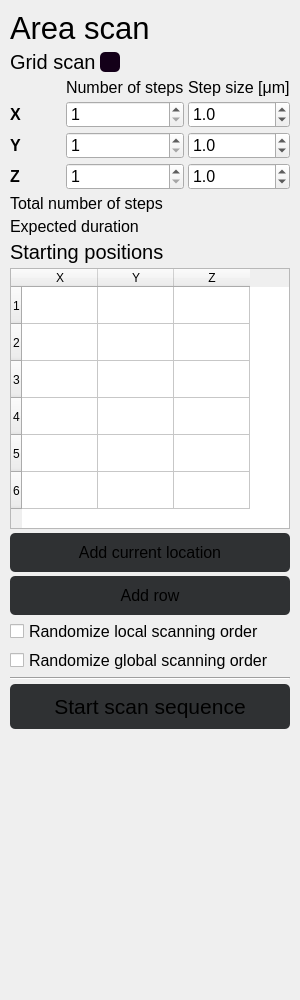
<?xml version="1.0" encoding="UTF-8"?>
<ui version="4.0">
 <class>mainWindow</class>
 <widget class="QWidget" name="mainWindow">
  <property name="geometry">
   <rect>
    <x>0</x>
    <y>0</y>
    <width>300</width>
    <height>1000</height>
   </rect>
  </property>
  <property name="sizePolicy">
   <sizepolicy hsizetype="Expanding" vsizetype="Expanding">
    <horstretch>0</horstretch>
    <verstretch>0</verstretch>
   </sizepolicy>
  </property>
  <property name="minimumSize">
   <size>
    <width>0</width>
    <height>600</height>
   </size>
  </property>
  <property name="windowTitle">
   <string>Form</string>
  </property>
  <property name="styleSheet">
   <string notr="true">#MainWindow{
	/*background-color:  #140019;*/
}
/*background-color: rgb(43, 43, 43);*/

#mainFrame{
	/*background-color: #140019;*/
	border-radius: 10px;
}
QPushButton{
	/*border: 1px solid rgb(89, 89, 89); */
	background-color: #2F3133;
	padding: 10px;
	/*background-color: #040f13;*/
	/*background-color: #2b192f;*/
	border-radius: 5px;
}

QSpinBox{
	/*background-color: #333333;*/
}
QComboBox{
	/*background-color: #333333;*/
}

QLineEdit{
	/*background-color: #2b192f;*/
}

Line{
	/*color: rgb(255, 255, 255);*/
	/*border-color: rgb(20, 12, 255);*/
	/*color: rgb(44, 255, 21);*/
}</string>
  </property>
  <widget class="QFrame" name="mainFrame">
   <property name="geometry">
    <rect>
     <x>0</x>
     <y>0</y>
     <width>300</width>
     <height>1000</height>
    </rect>
   </property>
   <property name="sizePolicy">
    <sizepolicy hsizetype="Preferred" vsizetype="Preferred">
     <horstretch>0</horstretch>
     <verstretch>0</verstretch>
    </sizepolicy>
   </property>
   <property name="minimumSize">
    <size>
     <width>0</width>
     <height>600</height>
    </size>
   </property>
   <property name="frameShape">
    <enum>QFrame::StyledPanel</enum>
   </property>
   <property name="frameShadow">
    <enum>QFrame::Raised</enum>
   </property>
   <layout class="QVBoxLayout" name="verticalLayout">
    <property name="spacing">
     <number>4</number>
    </property>
    <property name="leftMargin">
     <number>10</number>
    </property>
    <property name="topMargin">
     <number>10</number>
    </property>
    <property name="rightMargin">
     <number>10</number>
    </property>
    <property name="bottomMargin">
     <number>10</number>
    </property>
    <item>
     <widget class="QLabel" name="mainTitle">
      <property name="font">
       <font>
        <pointsize>23</pointsize>
       </font>
      </property>
      <property name="text">
       <string>Area scan</string>
      </property>
     </widget>
    </item>
    <item>
     <layout class="QGridLayout" name="gridScanTitleGrid">
      <item row="0" column="1">
       <widget class="QPushButton" name="gridScanHelpBtn">
        <property name="maximumSize">
         <size>
          <width>20</width>
          <height>20</height>
         </size>
        </property>
        <property name="styleSheet">
         <string notr="true">background-color:  #140019;</string>
        </property>
        <property name="text">
         <string/>
        </property>
        <property name="icon">
         <iconset>
          <normaloff>../feather/help-circle.svg</normaloff>../feather/help-circle.svg</iconset>
        </property>
       </widget>
      </item>
      <item row="0" column="2">
       <spacer name="horizontalSpacer">
        <property name="orientation">
         <enum>Qt::Horizontal</enum>
        </property>
        <property name="sizeHint" stdset="0">
         <size>
          <width>40</width>
          <height>20</height>
         </size>
        </property>
       </spacer>
      </item>
      <item row="0" column="0">
       <widget class="QLabel" name="gridScanTitle">
        <property name="font">
         <font>
          <pointsize>15</pointsize>
         </font>
        </property>
        <property name="text">
         <string>Grid scan</string>
        </property>
       </widget>
      </item>
     </layout>
    </item>
    <item>
     <layout class="QGridLayout" name="gridLayout">
      <item row="0" column="1">
       <widget class="QLabel" name="gridScanStepNumberLabel">
        <property name="font">
         <font>
          <pointsize>12</pointsize>
         </font>
        </property>
        <property name="text">
         <string>Number of steps</string>
        </property>
       </widget>
      </item>
      <item row="3" column="0">
       <widget class="QLabel" name="gridZLabel">
        <property name="font">
         <font>
          <pointsize>12</pointsize>
          <weight>75</weight>
          <bold>true</bold>
         </font>
        </property>
        <property name="text">
         <string>Z</string>
        </property>
       </widget>
      </item>
      <item row="1" column="0">
       <widget class="QLabel" name="gridXLabel">
        <property name="font">
         <font>
          <pointsize>12</pointsize>
          <weight>75</weight>
          <bold>true</bold>
         </font>
        </property>
        <property name="text">
         <string>X  </string>
        </property>
       </widget>
      </item>
      <item row="2" column="0">
       <widget class="QLabel" name="gridYLabel">
        <property name="font">
         <font>
          <pointsize>12</pointsize>
          <weight>75</weight>
          <bold>true</bold>
         </font>
        </property>
        <property name="text">
         <string>Y</string>
        </property>
       </widget>
      </item>
      <item row="0" column="2">
       <widget class="QLabel" name="gridScanStepSizeLabel">
        <property name="font">
         <font>
          <pointsize>12</pointsize>
         </font>
        </property>
        <property name="text">
         <string>Step size [μm]</string>
        </property>
       </widget>
      </item>
      <item row="1" column="1">
       <widget class="QSpinBox" name="gridXStepNumber">
        <property name="font">
         <font>
          <pointsize>12</pointsize>
         </font>
        </property>
        <property name="minimum">
         <number>1</number>
        </property>
        <property name="maximum">
         <number>999</number>
        </property>
        <property name="value">
         <number>1</number>
        </property>
       </widget>
      </item>
      <item row="2" column="1">
       <widget class="QSpinBox" name="gridYStepNumber">
        <property name="font">
         <font>
          <pointsize>12</pointsize>
         </font>
        </property>
        <property name="minimum">
         <number>1</number>
        </property>
        <property name="maximum">
         <number>999</number>
        </property>
        <property name="value">
         <number>1</number>
        </property>
       </widget>
      </item>
      <item row="3" column="1">
       <widget class="QSpinBox" name="gridZStepNumber">
        <property name="font">
         <font>
          <pointsize>12</pointsize>
         </font>
        </property>
        <property name="minimum">
         <number>1</number>
        </property>
        <property name="maximum">
         <number>999</number>
        </property>
        <property name="value">
         <number>1</number>
        </property>
       </widget>
      </item>
      <item row="1" column="2">
       <widget class="QDoubleSpinBox" name="gridXStepSize">
        <property name="font">
         <font>
          <pointsize>12</pointsize>
         </font>
        </property>
        <property name="decimals">
         <number>1</number>
        </property>
        <property name="maximum">
         <double>9999.000000000000000</double>
        </property>
        <property name="value">
         <double>1.000000000000000</double>
        </property>
       </widget>
      </item>
      <item row="2" column="2">
       <widget class="QDoubleSpinBox" name="gridYStepSize">
        <property name="font">
         <font>
          <pointsize>12</pointsize>
         </font>
        </property>
        <property name="decimals">
         <number>1</number>
        </property>
        <property name="maximum">
         <double>9999.000000000000000</double>
        </property>
        <property name="value">
         <double>1.000000000000000</double>
        </property>
       </widget>
      </item>
      <item row="3" column="2">
       <widget class="QDoubleSpinBox" name="gridZStepSize">
        <property name="font">
         <font>
          <pointsize>12</pointsize>
         </font>
        </property>
        <property name="decimals">
         <number>1</number>
        </property>
        <property name="maximum">
         <double>9999.000000000000000</double>
        </property>
        <property name="value">
         <double>1.000000000000000</double>
        </property>
       </widget>
      </item>
     </layout>
    </item>
    <item>
     <layout class="QGridLayout" name="gridScanTimeInfo">
      <item row="1" column="0">
       <widget class="QLabel" name="expectedDurationLabel">
        <property name="font">
         <font>
          <pointsize>12</pointsize>
         </font>
        </property>
        <property name="text">
         <string>Expected duration</string>
        </property>
       </widget>
      </item>
      <item row="0" column="0">
       <widget class="QLabel" name="numberOfStepsLabel">
        <property name="font">
         <font>
          <pointsize>12</pointsize>
         </font>
        </property>
        <property name="text">
         <string>Total number of steps</string>
        </property>
       </widget>
      </item>
      <item row="0" column="1">
       <widget class="QLabel" name="numberOfSteps">
        <property name="font">
         <font>
          <pointsize>12</pointsize>
         </font>
        </property>
        <property name="text">
         <string/>
        </property>
       </widget>
      </item>
      <item row="1" column="1">
       <widget class="QLabel" name="expectedDuration">
        <property name="font">
         <font>
          <pointsize>12</pointsize>
         </font>
        </property>
        <property name="text">
         <string/>
        </property>
       </widget>
      </item>
     </layout>
    </item>
    <item>
     <widget class="QLabel" name="startingPositionsLabel">
      <property name="font">
       <font>
        <pointsize>15</pointsize>
       </font>
      </property>
      <property name="text">
       <string>Starting positions</string>
      </property>
     </widget>
    </item>
    <item>
     <widget class="QTableWidget" name="startingPositionsQTable">
      <property name="font">
       <font>
        <pointsize>12</pointsize>
       </font>
      </property>
      <property name="sortingEnabled">
       <bool>false</bool>
      </property>
      <property name="rowCount">
       <number>6</number>
      </property>
      <property name="columnCount">
       <number>3</number>
      </property>
      <attribute name="horizontalHeaderDefaultSectionSize">
       <number>76</number>
      </attribute>
      <attribute name="verticalHeaderDefaultSectionSize">
       <number>37</number>
      </attribute>
      <row/>
      <row/>
      <row/>
      <row/>
      <row/>
      <row/>
      <column>
       <property name="text">
        <string>X</string>
       </property>
      </column>
      <column>
       <property name="text">
        <string>Y</string>
       </property>
      </column>
      <column>
       <property name="text">
        <string>Z</string>
       </property>
      </column>
     </widget>
    </item>
    <item>
     <widget class="QPushButton" name="addCurrentLocationBtn">
      <property name="font">
       <font>
        <pointsize>12</pointsize>
       </font>
      </property>
      <property name="text">
       <string>Add current location</string>
      </property>
     </widget>
    </item>
    <item>
     <widget class="QPushButton" name="additionalRowBtn">
      <property name="font">
       <font>
        <pointsize>12</pointsize>
       </font>
      </property>
      <property name="text">
       <string>Add row</string>
      </property>
     </widget>
    </item>
    <item>
     <widget class="QCheckBox" name="randomizeLocalOrderCheckBox">
      <property name="font">
       <font>
        <pointsize>12</pointsize>
       </font>
      </property>
      <property name="text">
       <string>Randomize local scanning order</string>
      </property>
     </widget>
    </item>
    <item>
     <widget class="QCheckBox" name="randomizeGlobalOrderCheckBox">
      <property name="font">
       <font>
        <pointsize>12</pointsize>
       </font>
      </property>
      <property name="text">
       <string>Randomize global scanning order</string>
      </property>
     </widget>
    </item>
    <item>
     <widget class="Line" name="line">
      <property name="orientation">
       <enum>Qt::Horizontal</enum>
      </property>
     </widget>
    </item>
    <item>
     <widget class="QPushButton" name="startScanSequenceBtn">
      <property name="font">
       <font>
        <pointsize>16</pointsize>
       </font>
      </property>
      <property name="text">
       <string>Start scan sequence</string>
      </property>
     </widget>
    </item>
    <item>
     <spacer name="verticalSpacer">
      <property name="orientation">
       <enum>Qt::Vertical</enum>
      </property>
      <property name="sizeHint" stdset="0">
       <size>
        <width>20</width>
        <height>40</height>
       </size>
      </property>
     </spacer>
    </item>
   </layout>
  </widget>
 </widget>
 <resources/>
 <connections/>
</ui>
